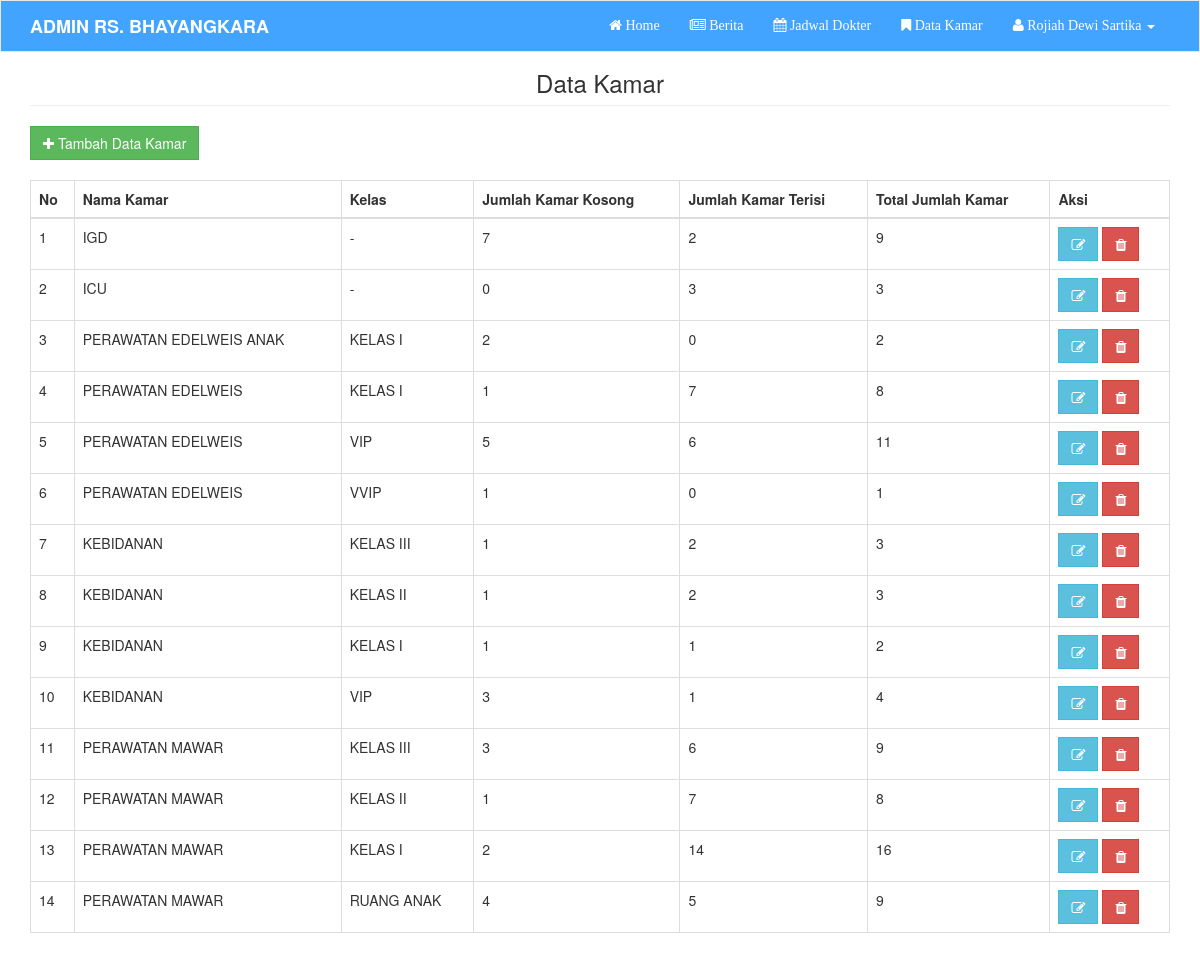
The page /admin/admin.php?hal=kamar (signed in) on the database its author committed.
### tables this page shows
CREATE TABLE `kamar_inap` (
  `id_kamar` int(10) NOT NULL,
  `nama_kamar` varchar(100) NOT NULL,
  `kelas` varchar(40) NOT NULL,
  `kamar_kosong` varchar(20) NOT NULL,
  `kamar_terisi` int(11) NOT NULL,
  `total_kamar` int(11) NOT NULL
);

### admin/konten/kamar.php (the view, shortened to what this page needs)
<div>
  <h3 class="page-header" align="center" style="margin-top:-2px;">Data Kamar</h3>
  <a href="" data-toggle="modal" data-target="#modalku" class="btn btn-success" ><i class="fa fa-plus"></i> Tambah Data Kamar</a>
  <div style="margin-top:20px;">
   <table class="table table-hover table-bordered" id="example">
  	<thead>
  	   <th>No</th>
  	   <th>Nama Kamar</th>
  	   <th>Kelas</th>
  	   <th>Jumlah Kamar Kosong</th>
  	   <th>Jumlah Kamar Terisi</th>
  	   <th>Total Jumlah Kamar </th>
  	   <th>Aksi</th>
  	</thead>
  	<tbody>
  	   <?php
  	   	 $s = $mysqli->query("SELECT * FROM kamar_inap ORDER BY id_kamar DESC");
  	   	 $no = 1;
  	   	 while ($rs = $s->fetch_array()) {
  	   ?>
  	   <tr>
  	   	 <td><?php echo $no ?></td>
  	   	 <td><?php echo $rs['nama_kamar'] ?></td>
         <td><?php echo $rs['kelas'] ?></td>
         <td><?php echo $rs['kamar_kosong'] ?></td>
         <td><?php echo $rs['kamar_terisi'] ?></td>
         <td><?php echo $rs['total_kamar'] ?></td>
  	   	 <td>
  	   	   <a href="" data-toggle="modal" data-target="#edit_kamar" onclick="edit_kamar(<?php echo $rs['id_kamar'] ?>)" class="btn btn-info"><i class="fa fa-edit"></i></a>
  	   	   <a href="?hal=kamar&x=<?php echo $rs['id_kamar'] ?>" onclick="return confirm('Hapus Data Kamar Kosong ??')" class="btn btn-danger"><i class="fa fa-trash"></i></a>
  	   	 </td>
  	   </tr>
  	   <?php
  	       $no++;
  	   	 }
  	   ?>
  	</tbody>
   </table>
  </div>
</div>

### admin/admin.php (shortened to what this page needs)
<?php
	include "../koneksi.php";
	if (isset($_SESSION['admin_bhayangkara'])) {
		$id = base64_decode(base64_decode($_SESSION['admin_bhayangkara']));
		$a = $mysqli->query("SELECT * FROM admin WHERE id_admin = '$id' ");
		$row = $a->fetch_array();
	} else {
		die();
	}
?>
<!DOCTYPE html>
<html>
<head>
	<link rel="stylesheet" type="text/css" href="bootstrap/css/bootstrap.css">
	<link rel="stylesheet" type="text/css" href="bootstrap/font-awesome/css/font-awesome.css">
</head>
<body>
	<nav class="navbar navbar-default" style="border-radius:0px; background-color:#42a4ff;">
	  <div class="container">
	    <div class="navbar-header">
	      <a class="navbar-brand" href="#" style="color:#fff; font-weight:bold;">ADMIN RS. BHAYANGKARA</a>
	    </div>
	    <div class="collapse navbar-collapse" id="bs-example-navbar-collapse-1">
	      <ul class="nav navbar-nav navbar-right">
	        <li><a href="admin.php"><i class="fa fa-home"></i> Home</a></li>
	        <li><a href="?hal=berita"><i class="fa fa-newspaper-o"></i> Berita</a></li>
	        <li><a href="?hal=jadwal"><i class="fa fa-calendar"></i> Jadwal Dokter</a></li>
	        <li><a href="?hal=kamar"><i class="fa fa-bookmark"></i> Data Kamar</a></li>
	        <li class="dropdown">
	          <a href="#" class="dropdown-toggle" data-toggle="dropdown" role="button" aria-haspopup="true" aria-expanded="false"><i class="fa fa-user"></i> <?php echo $row['nama'] ?> <span class="caret"></span></a>
	        </li>
	      </ul>
	    </div>
	  </div>
	</nav>
	<div class="container">
	  <?php include "konten.php"; ?>
	</div>
</body>
</html>

### admin/admin.php (style rules this page uses)
.navbar > .container > .collapse > .nav > li > a { color:#fff; font-family: Times New Roman; }
.btn { border-radius: 0px; }

### rows shown on the page
kamar_inap: nama_kamar "IGD", kelas "-", kamar_kosong "7", kamar_terisi "2", total_kamar "9"
kamar_inap: nama_kamar "ICU", kelas "-", kamar_kosong "0", kamar_terisi "3", total_kamar "3"
kamar_inap: nama_kamar "PERAWATAN EDELWEIS ANAK", kelas "KELAS I", kamar_kosong "2", kamar_terisi "0", total_kamar "2"
kamar_inap: nama_kamar "PERAWATAN EDELWEIS", kelas "KELAS I", kamar_kosong "1", kamar_terisi "7", total_kamar "8"
kamar_inap: nama_kamar "PERAWATAN EDELWEIS", kelas "VIP", kamar_kosong "5", kamar_terisi "6", total_kamar "11"
kamar_inap: nama_kamar "PERAWATAN EDELWEIS", kelas "VVIP", kamar_kosong "1", kamar_terisi "0", total_kamar "1"
kamar_inap: nama_kamar "KEBIDANAN", kelas "KELAS III", kamar_kosong "1", kamar_terisi "2", total_kamar "3"
kamar_inap: nama_kamar "KEBIDANAN", kelas "KELAS II", kamar_kosong "1", kamar_terisi "2", total_kamar "3"
kamar_inap: nama_kamar "KEBIDANAN", kelas "KELAS I", kamar_kosong "1", kamar_terisi "1", total_kamar "2"
kamar_inap: nama_kamar "KEBIDANAN", kelas "VIP", kamar_kosong "3", kamar_terisi "1", total_kamar "4"
kamar_inap: nama_kamar "PERAWATAN MAWAR", kelas "KELAS III", kamar_kosong "3", kamar_terisi "6", total_kamar "9"
kamar_inap: nama_kamar "PERAWATAN MAWAR", kelas "KELAS II", kamar_kosong "1", kamar_terisi "7", total_kamar "8"
kamar_inap: nama_kamar "PERAWATAN MAWAR", kelas "KELAS I", kamar_kosong "2", kamar_terisi "14", total_kamar "16"
kamar_inap: nama_kamar "PERAWATAN MAWAR", kelas "RUANG ANAK", kamar_kosong "4", kamar_terisi "5", total_kamar "9"

### other values the page prints
$row['nama'] "Rojiah Dewi Sartika"
